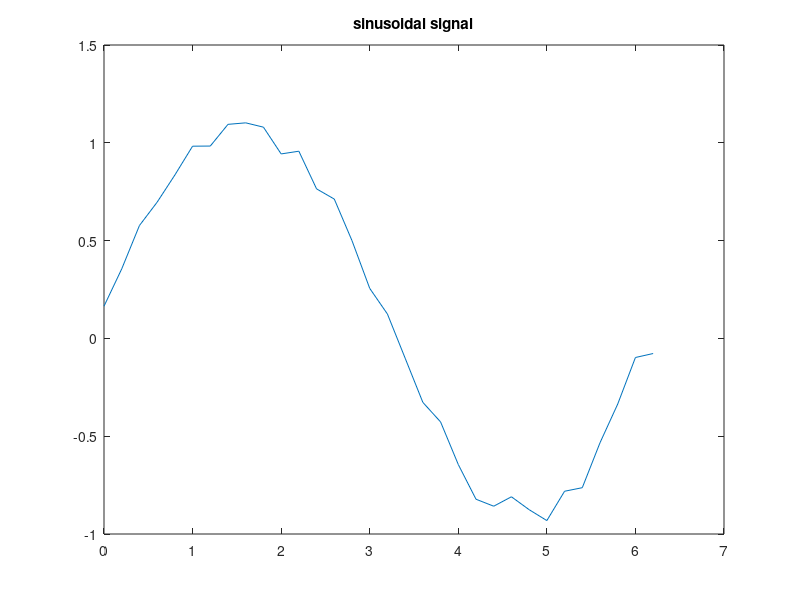
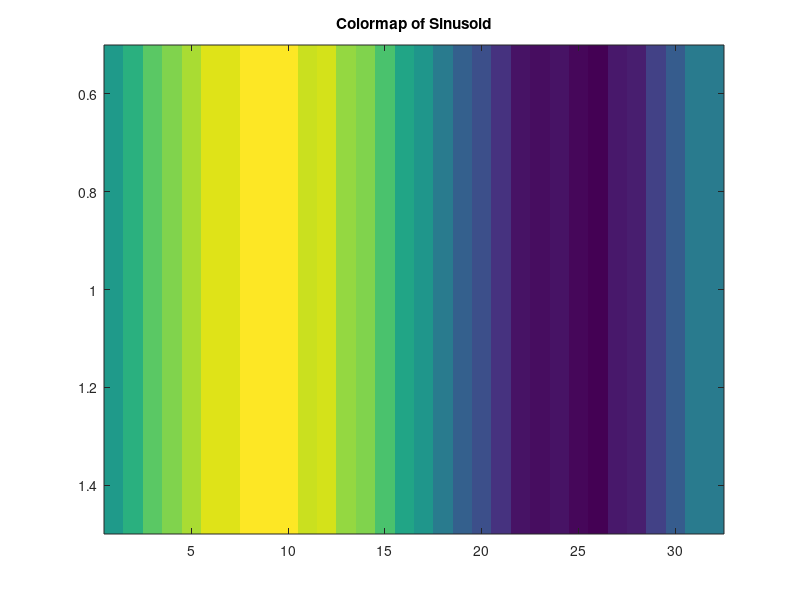
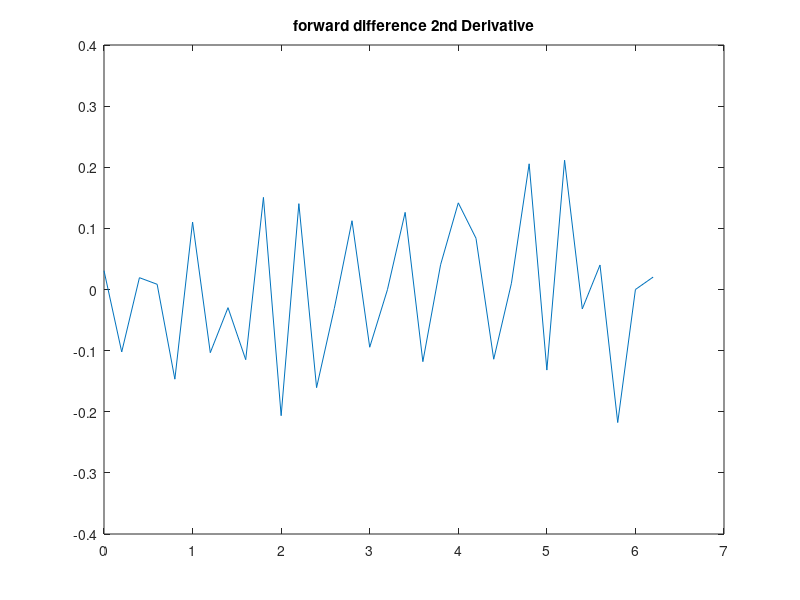
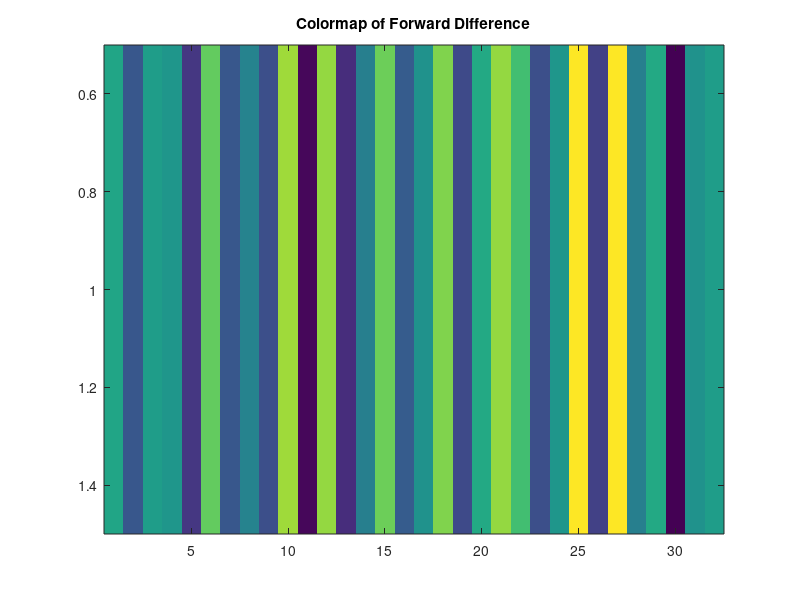

MATLAB code for these plots, in order:
%This Code computes the second derivative of a signal using the concept of finite differences using
%Backward, Forward and Central Differences.

x=0:0.2:2*pi;
sig=sin(x);
sig=sig+0.2*rand(1,length(sig));                    %Adding Noise
dfx=zeros(1,length(sig)); 
dbx=zeros(1,length(sig));
dcx=zeros(1,length(sig));
plot(x,sig);
title('sinusoidal signal');
figure;
imagesc(sig);
title('Colormap of Sinusoid');

%Forward Difference 2nd Derivative
for n=1:31
    dfx(n)=sig(n+1)-sig(n);
end
dfx(32)=sig(32)-sig(31);
for n=1:31
    dfx(n)=dfx(n+1)-dfx(n);
end
dfx(32)=dfx(32)-dfx(31);
figure
plot(x,dfx)
title('forward difference 2nd Derivative');
figure;
imagesc(dfx);
title('Colormap of Forward Difference');

%Backward Difference 2nd Derivative
for n=2:32
    dbx(n)=sig(n)-sig(n-1);
end
dbx(1)=sig(2)-sig(1);
for n=2:32
    dbx(n)=dbx(n)-dbx(n-1);
end
dbx(1)=dbx(2)-dbx(1);
figure
plot(x,dbx)
title('backward difference 2nd Derivative');
figure;
imagesc(dbx);
title('Colormap of Backward Difference');

%2nd Derivative using Central Difference 
for n=2:31
    dcx(n)=(sig(n+1)-sig(n-1))/2;
end
dcx(1)=sig(2)-sig(1);
dcx(32)=sig(32)-sig(31);
for n=2:31
    dcx(n)=(dcx(n+1)-dcx(n-1))/2;
end
dcx(1)=dcx(2)-dcx(1);
dcx(32)=dcx(32)-dcx(31);
figure
plot(x,dcx)
title('central difference 2nd Derivative');
figure;
imagesc(dcx);
title('Colormap of Central Difference');

